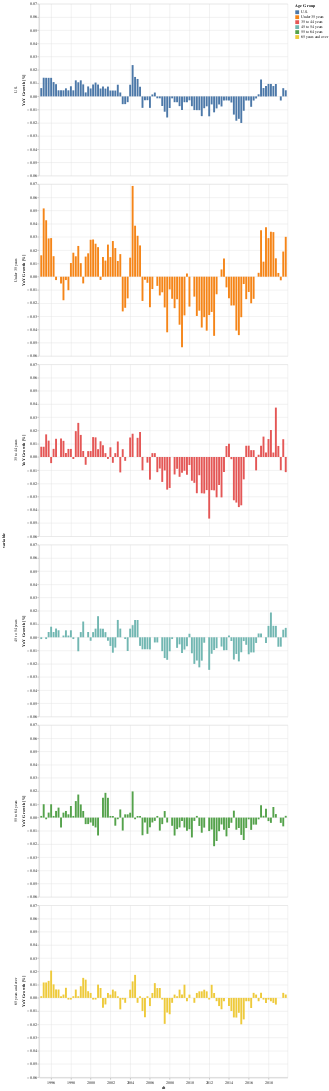

The cell this chart's notebook holds for it:
### Markdown cell above
## How has home ownership changed by age group since the mid-90s?

### Code cell
sortOrder = ['Under 35 years', '35 to 44 years', '45 to 54 years', 
             '55 to 64 years', '65 years and over', 'U.S.']

yoy = df_o.dropna().iloc[:, 1:].set_index('dt')
yoy = yoy.pct_change(4)

alt.Chart(yoy.reset_index().melt(id_vars='dt')).mark_bar().encode(
    alt.X('dt:T'),
    alt.Y('value:Q', axis=alt.Axis(title='YoY Growth [%]')),
    alt.Color('variable:N', title='Age Group', sort=sortOrder),
    alt.Row('variable:N', sort=sortOrder)
).properties(
    width=650,
    height=450
)

### Figure 1 — Vega-Lite specification as saved in the notebook (floating-point values rounded to 4 significant figures; data arrays with more than 128 entries replaced by an {"elided": "..."} marker saying what was removed)
{"config": {"view": {"continuousWidth": 400, "continuousHeight": 300}}, "data": {"name": "data-75c72d502b0fbcaf557a08da07de0c4c"}, "mark": "bar", "encoding": {"color": {"type": "nominal", "field": "variable", "sort": ["Under 35 years", "35 to 44 years", "45 to 54 years", "55 to 64 years", "65 years and over", "U.S."], "title": "Age Group"}, "row": {"type": "nominal", "field": "variable", "sort": ["Under 35 years", "35 to 44 years", "45 to 54 years", "55 to 64 years", "65 years and over", "U.S."]}, "x": {"type": "temporal", "field": "dt"}, "y": {"type": "quantitative", "axis": {"title": "YoY Growth [%]"}, "field": "value"}}, "height": 450, "width": 650, "$schema": "https://vega.github.io/schema/vega-lite/v4.8.1.json", "datasets": {"data-75c72d502b0fbcaf557a08da07de0c4c": {"elided": "624 records"}}}
